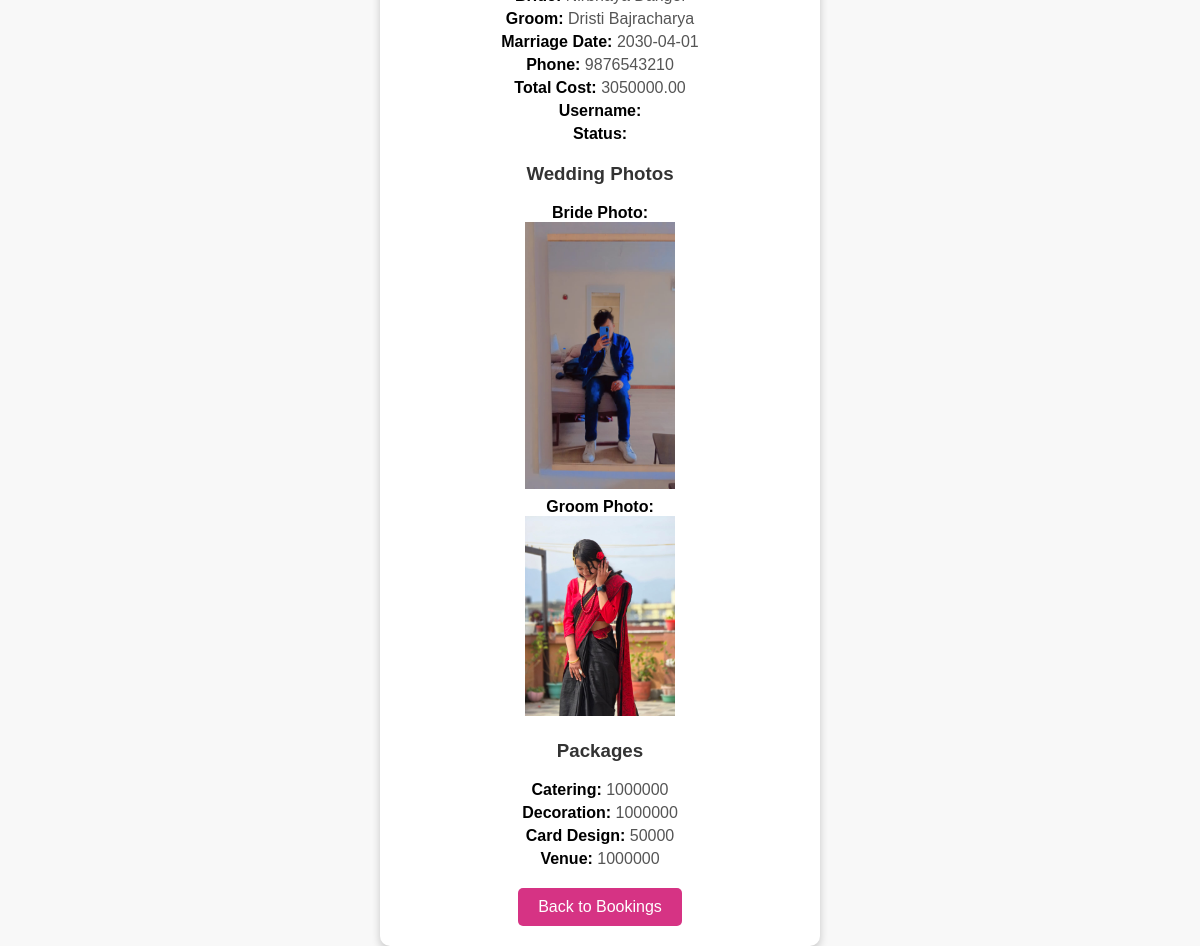
Screenshot of /Backend/php/view_booking_details.php?id=1 (signed in) with the database file from the repository.
### tables this page shows
CREATE TABLE `bookings` (
  `id` int(11) NOT NULL,
  `bride_name` varchar(255) NOT NULL,
  `groom_name` varchar(255) NOT NULL,
  `bride_father` varchar(255) NOT NULL,
  `bride_mother` varchar(255) NOT NULL,
  `groom_father` varchar(255) NOT NULL,
  `groom_mother` varchar(255) NOT NULL,
  `bride_photo` varchar(255) NOT NULL,
  `groom_photo` varchar(255) NOT NULL,
  `marriage_date` date NOT NULL,
  `catering_package` varchar(50) NOT NULL,
  `decoration_package` varchar(50) NOT NULL,
  `card_package` varchar(50) NOT NULL,
  `venue_package` varchar(50) NOT NULL,
  `total_cost` decimal(10,2) NOT NULL,
  `created_at` timestamp NOT NULL DEFAULT current_timestamp(),
  `status` enum('pending','approved','rejected') DEFAULT 'pending',
  `phone_number` varchar(20) NOT NULL,
  `username` varchar(255) NOT NULL
);

### Backend/php/view_booking_details.php (the view, shortened to what this page needs)
<?php
include('../../connection/config.php');
$id = intval($_GET['id']);
$stmt = $conn->prepare("SELECT * FROM bookings WHERE id = ?");
$stmt->bind_param("i", $id);
$stmt->execute();
$result = $stmt->get_result();
$booking = $result->fetch_assoc();
?>
<!DOCTYPE html>
<html lang="en">
<head>
    <link rel="stylesheet" href="../css/view_booking_details.css">
</head>
<body>
    <div class="wedding-card">
        <p><strong>Bride:</strong> <?php echo htmlspecialchars($booking['bride_name']); ?></p>
        <p><strong>Groom:</strong> <?php echo htmlspecialchars($booking['groom_name']); ?></p>
        <p><strong>Marriage Date:</strong> <?php echo htmlspecialchars($booking['marriage_date']); ?></p>
        <p><strong>Phone:</strong> <?php echo htmlspecialchars($booking['phone_number']); ?></p>
        <p><strong>Total Cost:</strong> <?php echo htmlspecialchars($booking['total_cost']); ?></p>
        <p><strong>Username:</strong> <?php echo htmlspecialchars($booking['username']); ?></p>
        <p><strong>Status:</strong> <?php echo htmlspecialchars($booking['status']); ?></p>
        <h3>Wedding Photos</h3>
        <p><strong>Bride Photo:</strong> <br>
            <img src="../../uploads/<?php echo htmlspecialchars($booking['bride_photo']); ?>" alt="Bride Photo" width="150">
        </p>
        <p><strong>Groom Photo:</strong> <br>
            <img src="../../uploads/<?php echo htmlspecialchars($booking['groom_photo']); ?>" alt="Groom Photo" width="150">
        </p>
        <h3>Packages</h3>
        <p><strong>Catering:</strong> <?php echo htmlspecialchars($booking['catering_package']); ?></p>
        <p><strong>Decoration:</strong> <?php echo htmlspecialchars($booking['decoration_package']); ?></p>
        <p><strong>Card Design:</strong> <?php echo htmlspecialchars($booking['card_package']); ?></p>
        <p><strong>Venue:</strong> <?php echo htmlspecialchars($booking['venue_package']); ?></p>
        <a href="admin_booking.php" class="back-btn">Back to Bookings</a>
    </div>
</body>
</html>

### Backend/css/view_booking_details.css (style rules this page uses)
body { font-family: Arial, sans-serif; background-color: #f8f8f8; display: flex; justify-content: center; align-items: center; height: 100vh; margin: 0; }
.wedding-card { background: #fff; padding: 20px; border-radius: 10px; box-shadow: 0 4px 8px rgba(0, 0, 0, 0.2); text-align: center; max-width: 400px; width: 100%; margin-top: 50px; }
h3 { color: #333; margin-top: 20px; }
p { font-size: 16px; color: #555; margin: 5px 0; }
strong { color: #000; }
.back-btn { display: inline-block; margin-top: 15px; padding: 10px 20px; text-decoration: none; background: #d63384; color: white; border-radius: 5px; transition: background 0.3s; }

### rows the page displays
bookings: groom_name "Dristi Bajracharya", marriage_date "2030-04-01", phone_number "9876543210", total_cost "3050000.00", bride_photo (picture), groom_photo (picture), catering_package "1000000", decoration_package "1000000", card_package "50000", venue_package "1000000"
